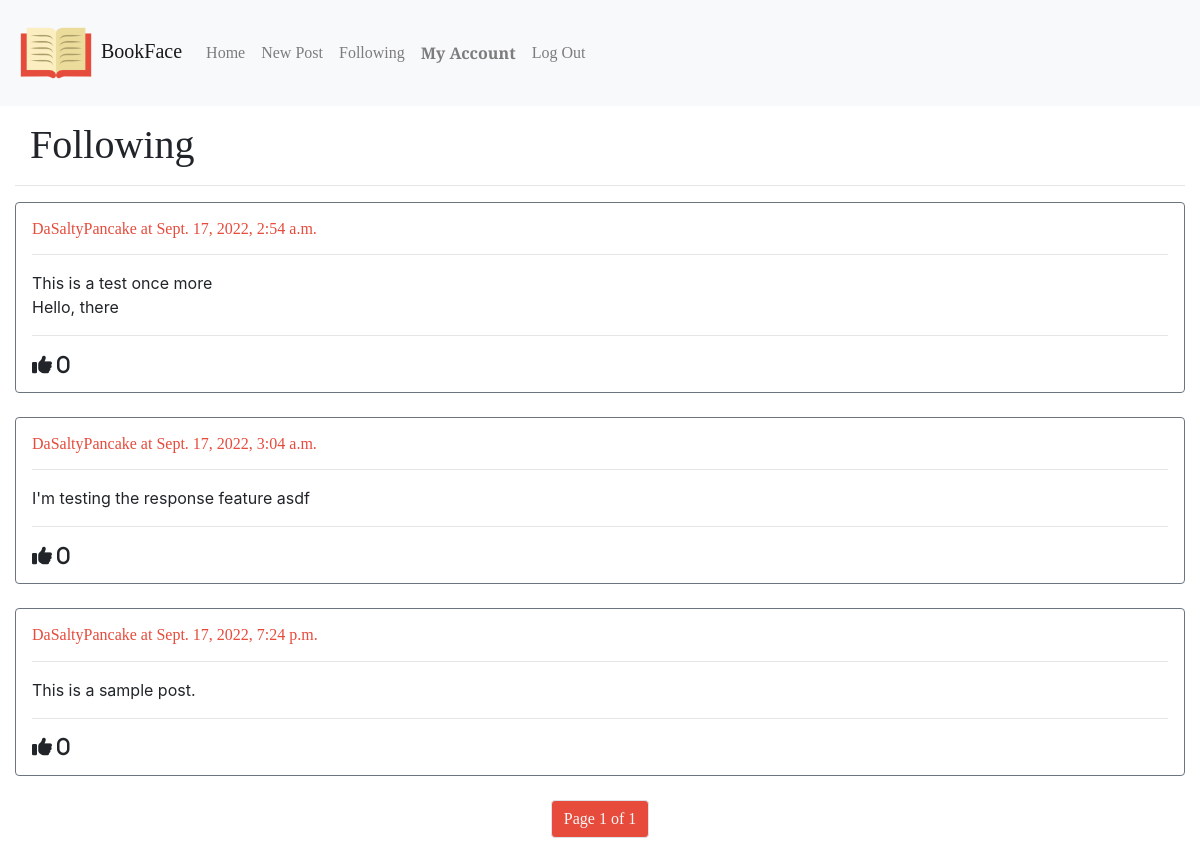
The page /following (signed in) on the database its author committed.
### network/models.py (models this page shows, shortened)
class Post(models.Model):
    body = models.CharField(max_length=5000)
    likes = models.IntegerField(default=0)
    poster = models.ForeignKey(User, related_name="user_posts", on_delete=models.CASCADE)
    timestamp = models.DateTimeField(default=timezone.now(), null=True)

class User(AbstractUser):
    liked_posts = models.ManyToManyField("Post", related_name="likers")
    def post_likes(self):
        return self.liked_posts.values_list('id', flat=True)

### network/views.py (the view)
# urls.py: path('following', views.following, name="following"),
@login_required(login_url='/login')
def following(request):
    followed_users = [user.following_user_id.id for user in request.user.following.all()]
    posts = Post.objects.filter(poster__in=followed_users)
    posts.order_by('-timestamp')
    p = Paginator(posts, 10)
    page = request.GET.get('page')
    posts = p.get_page(page)
    return render(request, "network/following.html", {
        "posts": posts
    })

### network/templates/network/following.html (shortened to what this page needs)
{% extends "network/layout.html" %}
{% load static %}
{% block body %}
<main>
    <h1>Following</h1>
    <hr>
    {% for post in posts %}
    <div id="container-{{ post.id }}">
        <div class="border border-secondary rounded p-3">
            <a class="profile-link" href="{% url 'account' username=post.poster.username %}">
                <h6>{{ post.poster.username }} at {{ post.timestamp }}</h6>
            </a>
            <hr>
            <div id="body-{{ post.id }}" class="post-body">{{ post.body }}</div>
            <hr>
            {% if post.id in request.user.post_likes %}
                <i style="color:#E64B3C;" data-post-id="{{ post.id }}" class="fa fa-thumbs-up fa-lg" aria-hidden="true">&nbsp;{{ post.likes }}</i>
            {% else %}
                <i data-post-id="{{ post.id }}" class="fa fa-thumbs-up fa-lg" aria-hidden="true">&nbsp;{{ post.likes }}</i>
            {% endif %}
        </div>
        <br>
    </div>
    {% endfor %}
    <nav>
        <ul class="pagination justify-content-center">
            <li class="page-item disabled">
                <a class="page-link" href="#" style="background-color: #E64B3C;">Page {{ posts.number }} of {{ posts.paginator.num_pages }}</a>
            </li>
        </ul>
    </nav>
</main>
{% endblock %}

### network/static/network/styles/styles.css (style rules this page uses)
main { padding: 15px; }
h1, h3 { padding-left: 15px; font-family: 'Libre Baskerville', serif; }
h6 { font-family: 'Libre Baskerville', serif; }
body { background-color: #FFFFFF; }
.post-body { white-space: pre-line; }
.page-link, .page-link:visited, .page-link:active { font-family: 'Libre Baskerville', serif; background-color: #E64B3C; color: #F8F9FA !important; text-decoration: none; }
.fa.fa-thumbs-up.fa-lg { cursor: pointer; -webkit-user-select: none; -moz-user-select: none; -ms-user-select: none; user-select: none; }
.profile-link, .profile-link:visited, .profile-link:active, .profile-link { color: #E64B3C; }

### rows shown on the page
Post: poster.username "DaSaltyPancake", timestamp "Sept. 17, 2022, 2:54 a.m.", body "This is a test once more Hello, there", likes "0"
Post: poster.username "DaSaltyPancake", timestamp "Sept. 17, 2022, 3:04 a.m.", body "I'm testing the response feature asdf", likes "0"
Post: poster.username "DaSaltyPancake", timestamp "Sept. 17, 2022, 7:24 p.m.", body "This is a sample post.", likes "0"

### other values the page prints
{{ posts.number }} "1"
{{ posts.paginator.num_pages }} "1"
